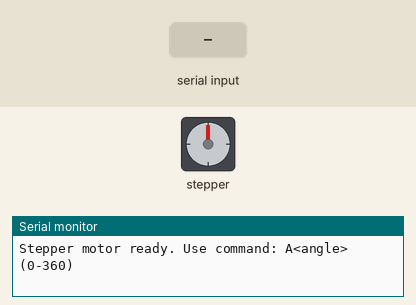
Recording of a sketch running on a simulated Arduino Uno, built with avr-gcc and run on an emulated ATmega328P. Parts: stepper motor, the last lines printed to the serial monitor. The test bench sets the inputs (shaded band). Stepper angles assume 200 steps per turn.

Above: at 1.2 s.
1.3 s: "A90\n" received over Serial
At 2.9 s:
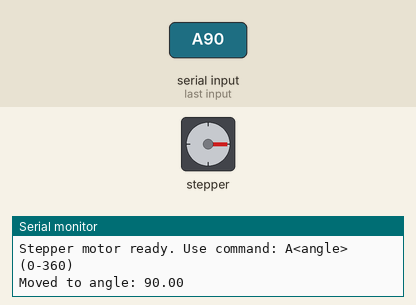
3.3 s: "A,45\n" received over Serial
At 4.4 s:
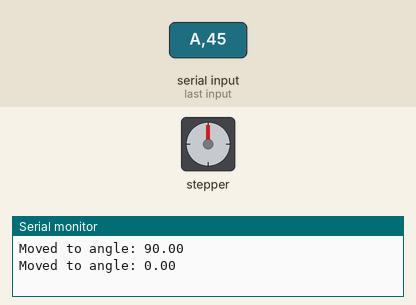
Timing chart, 0 to 6.3 s (numbered marks = the images above; inputs shaded):
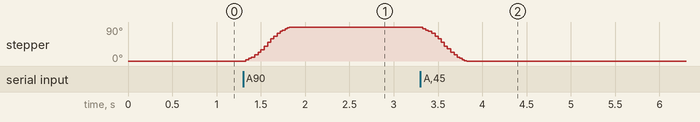

Measured:
- after the input at 1.3 s, stepper: turns 90° clockwise in 0.50 s, starting at once
- after the input at 3.3 s, stepper: turns 90° counter-clockwise in 0.50 s, starting at once

The sketch:

Stepper_motor.ino
```cpp
#include <AccelStepper.h>

// Define motor interface type and pins
#define MOTOR_INTERFACE_TYPE AccelStepper::DRIVER
#define STEP_PIN 14   // Pin connected to the step input
#define DIR_PIN 12    // Pin connected to the direction input

AccelStepper stepper(MOTOR_INTERFACE_TYPE, STEP_PIN, DIR_PIN);

const float STEPS_PER_REV = 200.0;  // Number of steps per full revolution (adjust for your motor)
float currentAngle = 0.0;           // Track the motor's current angle (0 to 360 degrees)

void setup() {
  Serial.begin(115200);
  stepper.setMaxSpeed(1000);   // Set maximum speed (steps per second)
  stepper.setAcceleration(500); // Set acceleration (steps per second^2)
  Serial.println("Stepper motor ready. Use command: A<angle> (0-360)");
}

void loop() {
  if (Serial.available()) {
    String input = Serial.readStringUntil('\n');  // Read input until newline
    input.trim();  // Remove any whitespace

    if (input.startsWith("A")) {
      // Extract the target angle
      float targetAngle = input.substring(1).toFloat();

      // Validate the target angle (0-360 degrees)
      if (targetAngle < 0.0 || targetAngle > 360.0) {
        Serial.println("Invalid angle! Enter a value between 0 and 360.");
        return;
      }

      // Calculate the shortest path to the target angle
      float angleDifference = targetAngle - currentAngle;

      // Handle wrap-around (e.g., 350 to 10 degrees)
      if (angleDifference > 180.0) {
        angleDifference -= 360.0;
      } else if (angleDifference < -180.0) {
        angleDifference += 360.0;
      }

      // Convert the angle difference to steps
      int steps = (angleDifference / 360.0) * STEPS_PER_REV;

      // Move the motor by the calculated steps
      stepper.move(steps);

      // Execute the motion
      while (stepper.distanceToGo() != 0) {
        stepper.run();
      }

      // Update the current angle
      currentAngle = targetAngle;

      // Print the new position
      Serial.print("Moved to angle: ");
      Serial.println(currentAngle);
    } else {
      Serial.println("Invalid command! Use format: A<angle> (e.g., A90)");
    }
  }
}
```
